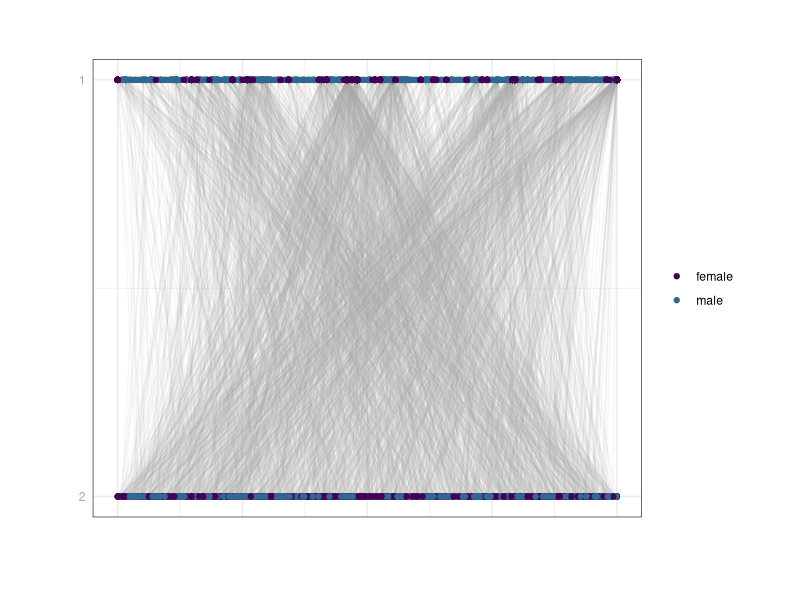

Write the R code that produced this figure.
library(reshape2)
library(ggplot2)
library(plyr)
library(viridis)

generateXcoord <- function(size){

  if(size %% 2 != 0 & size != 1){   # Check if size is odd
    newsize <- size - 1
    interval <- 1/newsize
    x <- seq(0, 1, interval)
    }

  if(size %% 2 == 0){    # Check if size is even
    interval <- 1/size
    x <- seq(0, 1, interval)[-size-1] + diff(seq(0, 1, interval))/2
    }

  if(size == 1) x <- 0.5

  x
  }


ped_data = read.csv('uts_ped.csv')

#ped_data = subset(ped_data, gender!='unknown')

# suse code
ped2 <- melt(ped_data, id.vars=c("id"), measure.vars=c("dam", "sire"))
ped2 <- ped2[-which(is.na(ped2$value)),]

names(ped2)[which(names(ped2) == "value")] <- "parent_id"
ped2$Group <- 1:nrow(ped2)

ped3 <- melt(ped2, id.vars = "Group", measure.vars=c("id", "parent_id"))

names(ped3)[3] <- "id"
ped3 <- join(ped3, ped_data[,c("id", "birth_year", "gender")])
ped3 = subset(ped3, gender!='unknown')

#~~ Create an object to save the x coordinates within
xcoords <- NULL

for(i in unique(ped3$birth_year)){

  # Extract the number of Unique IDs per year and generate X coords
  ids  <- unique(ped3$id[which(ped3$birth_year == i)])
  newx <- generateXcoord(length(ids)) # generate X coordinates

  # Append to xcoords
  xcoords <- rbind(xcoords, data.frame(id = ids, x = sample(newx, size = length(newx), replace = F)))

  rm(ids, newx)
  }

# Merge with ped3
ped3 <- join(ped3, xcoords)


# plot
png('sal_ped.png', width=20, height=6, units='in', res=320)

birthyears <- sort(unique(ped3$birth_year))

ggplot(ped3, aes(x, -birth_year, colour=gender)) +
  geom_line(aes(group = Group), alpha = 0.1, colour='darkgrey') +
  geom_point() +
  theme_bw() +
  theme(legend.title     = element_blank(),
        axis.text.x      = element_blank(),
        axis.text.y      = element_text(colour = "darkgrey"),
        axis.ticks.y     = element_blank(),
        axis.ticks.x     = element_blank()) +
  theme(plot.margin = unit(c(1.5, 1.5, 1.5, 1.5), units = "cm")) +
  scale_y_continuous(breaks = -seq(min(birthyears), max(birthyears), 1),
                     labels =  seq(min(birthyears), max(birthyears), 1)) +
  scale_colour_manual(values=viridis(4)[1:3]) +
  labs(x = "", y = "")

dev.off()